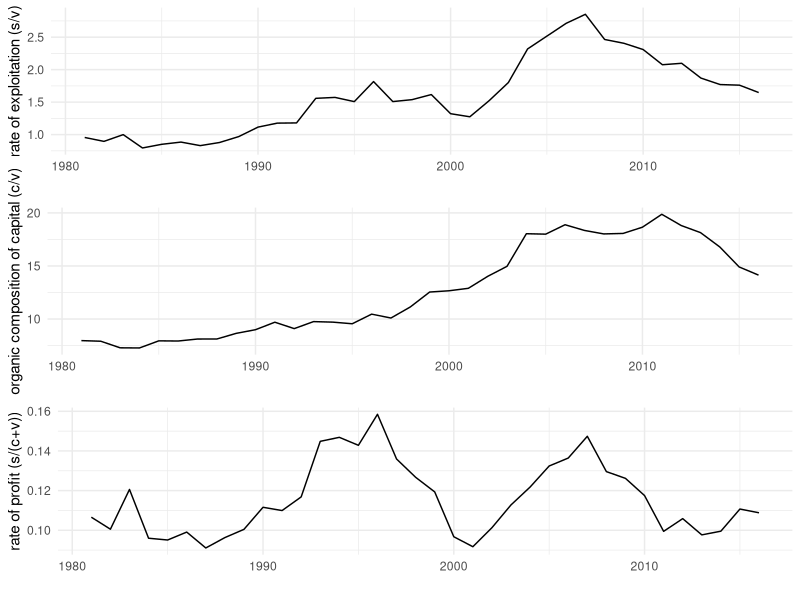
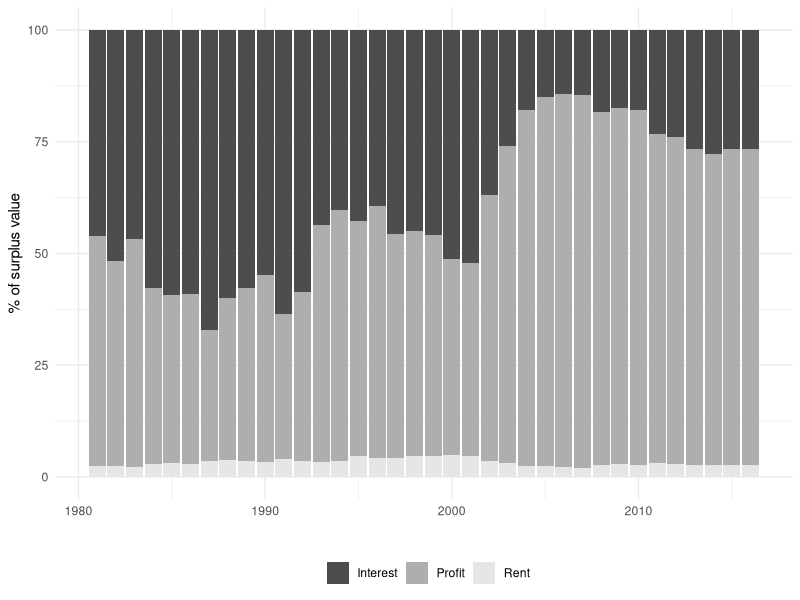

These figures' R source, in order:
# LIBRARIES
library(foreign)
library(xtable)
library(ggplot2)
library(tidyverse)
library(ggpubr)
library(zoo)
library(readxl)

# Read data (all figures in rs lakh)
data <- readxl::read_excel("asi-data.xlsx", sheet = "data")

# Create data for plot
d1 <- data %>%
  # interpolate missing values
  mutate(
    i.pension = zoo::na.approx(pension),
    i.socsec = zoo::na.approx(socsec)
  ) %>%
  # variable capital and surplus value
  mutate(
    comp = emoluments + i.pension + i.socsec,
    surplus = nva - comp,
    profit = surplus - rent - interest) %>%
  mutate(
    # rate of exploitation
    roe = surplus/comp,
    # organic composition of capital     
    occ = (inputs + depr)/comp,
    # rate of profit     
    rop = surplus/(comp + inputs + depr)) %>%
  as.data.frame()

# Save data set
dind <- d1 %>%
  select(year,roe,occ,rop) %>%
  mutate(country="India") %>%
  as.data.frame()


# -------------------------------------------------- #
# ---------------- Figure 3.4 ---------------------- #

# --- Create charts of Three Ratios
# rate of exploitation:s/v
p1 <- ggplot(data = d1, aes(x=year, y=roe)) +
  geom_line() +
  labs(x="",
       y="rate of exploitation (s/v)") +
  theme_minimal()

# organic composition of capital: c/v
p2 <- ggplot(data = d1, aes(x=year, y=occ)) +
  geom_line() +
  labs(x="",
       y="organic composition of capital (c/v)") +
  theme_minimal()

# rate of profit:(s/v)/(1+c/v)
p3 <- ggplot(data = d1, aes(x=year, y=rop)) +
  geom_line() +
  labs(x="",
       y="rate of profit (s/(c+v))") +
  theme_minimal()

p_comb <- ggarrange(p1, p2, p3, 
                    ncol=1, nrow = 3)

print(p_comb)



# ----------------- Figure 5.8 ---------------------- #
# --- Create charts of components of surplus value
d2 <- d1 %>%
  mutate(
    Profit = 100*(profit/surplus),
    Rent = 100*(rent/surplus),
    Interest = 100*(interest/surplus)
  ) %>%
  select(year, Profit, Rent, Interest) %>%
  gather("type","surp", -year) %>%
  as.data.frame()



# Stacked barplot with multiple groups
pscomp <- ggplot(data=d2, aes(x=year, y=surp, fill=type)) +
  geom_bar(stat="identity") +
  scale_fill_grey(start = 0.3, end=0.9) +
  theme_minimal() +
  labs(
    x="",
    y="% of surplus value",
    fill=""
  ) +
  theme(legend.position = "bottom")


print(pscomp)


